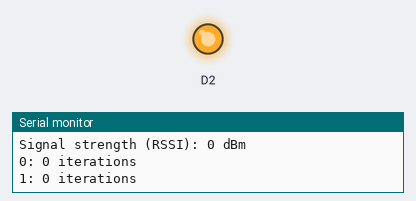
This sketch was run on a simulated ESP8266 (NodeMCU). Parts: output pins drawn as LEDs (lit = HIGH), the last lines printed to the serial monitor. The local clock reads 2024-03-15 10:24:30 at power-on unless the sketch sets it; random numbers use the default seed unless the sketch sets one.

Above: at 0.1 s.
At 4.2 s:
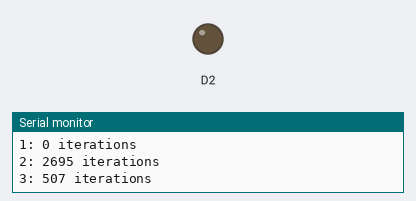
Timing chart, 0 to 5.7 s (numbered marks = the images above):
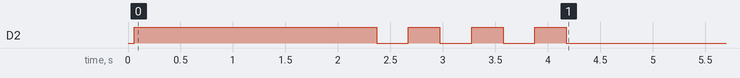

Measured:
- by itself, D2: repeats every 0.60 s: LOW 0.30 s, HIGH 0.30 s, until it stays LOW from 4.2 s

The sketch:

halloween.ino
```cpp
#include <ESP8266WiFi.h>
#include <ESP8266WebServer.h>
#include <ESP8266mDNS.h>
#include <SPI.h>
#include "skeleton.h"

ESP8266WebServer server(80);
Skeleton skeleton;

const char SSID[] = "skelenet";
const char PWD[] = "1234567890";
const char DOMAIN[] = "skeleton";

int lastState = -1;
int stateCounter = 0;

int baseDelay = 60'000;
int randDelay = 60'000;
int upDuration = 2000;
int downDuration = 2000;

void handleRoot() {
  String page = R"HTML(<!doctype html>
<html lang="en">
<head>
  <meta charset="utf-8">
  <meta name="viewport" content="width=device-width, initial-scale=1">
  <title>Skeleton settings</title>
  <style>
    body { font-family: sans-serif; max-width: 28rem; margin: 2rem auto; padding: 0 1rem; }
    label { display: block; margin: 1rem 0; }
    input { display: block; box-sizing: border-box; width: 100%; padding: .5rem; }
    button { padding: .5rem 1rem; }
    #response { white-space: pre-wrap; }
  </style>
</head>
<body>
  <h1>Skeleton settings</h1>
  <p>All times are in milliseconds.</p>
  <form id="settings" action="/update" method="post">
    <label>Base delay <i>(min: 0, max: 3600000)</i>
      <input type="number" name="baseDelay" value="%BASE_DELAY%" min="0" max="3600000" step="1" required>
    </label>
    <label>Random delay <i>(min: 1, max: 3600000)</i>
      <input type="number" name="randDelay" value="%RAND_DELAY%" min="1" max="3600000" step="1" required>
    </label>
    <label>Up duration <i>(min: 1000, max: 5000)</i>
      <input type="number" name="upDuration" value="%UP_DURATION%" min="1000" max="5000" step="1" required>
    </label>
    <label>Down duration <i>(min: 1000, max: 5000)</i>
      <input type="number" name="downDuration" value="%DOWN_DURATION%" min="1000" max="5000" step="1" required>
    </label>
    <button id="formbutton" type="submit">Apply</button>
  </form>
  <button id="raisebtn" type="button">Raise</button>
  <p id="response" role="status" aria-live="polite"></p>
  <script>
    const form = document.getElementById('settings');
    const output = document.getElementById('response');
    form.addEventListener('submit', async (event) => {
      event.preventDefault();
      const button = document.getElementById('formbutton');
      button.disabled = true;
      output.textContent = 'Applying...';
      try {
        const response = await fetch(form.action, {
          method: 'POST',
          body: new URLSearchParams(new FormData(form))
        });
        const message = await response.text();
        output.textContent = response.ok ? message : 'Update failed: ' + message;
      } catch (error) {
        output.textContent = 'Could not apply settings: ' + error.message;
      } finally {
        button.disabled = false;
      }
    });
    document.getElementById('raisebtn').addEventListener('click', async () => {
      const button = document.getElementById('raisebtn');
      button.disabled = true;
      output.textContent = 'Raising...';
      try {
        const response = await fetch("/raise", { method: 'POST' });
        const message = await response.text();
        output.textContent = response.ok ? message : 'Operation failed: ' + message;
      } catch (error) {
        output.textContent = 'Could not raise skeleton: ' + error.message;
      } finally  {
        button.disabled = false;
      }
    });
  </script>
</body>
</html>)HTML";
  page.replace("%BASE_DELAY%", String(baseDelay));
  page.replace("%RAND_DELAY%", String(randDelay));
  page.replace("%UP_DURATION%", String(upDuration));
  page.replace("%DOWN_DURATION%", String(downDuration));
  server.sendHeader("Cache-Control", "no-store");
  server.send(200, "text/html; charset=utf-8", page);
}

int getIntArg(const String& name, int min, int max) {
  if (server.hasArg(name)) {
    return constrain(server.arg(name).toInt(), min, max);
  }
  return -1;
}

void handleIntUpdates() {
  String updated ("Updated the following values:  ");
  int newValue = getIntArg("baseDelay", 0, 3'600'000);
  if (newValue != -1 && newValue != baseDelay) {
    baseDelay = newValue;
    updated += "base delay, ";
  }

  newValue = getIntArg("randDelay", 1, 3'600'000);
  if (newValue != -1 && newValue != randDelay) {
    randDelay = newValue;
    updated += "random delay, ";
  }

  newValue = getIntArg("upDuration", 1000, 5000);
  if (newValue != -1 && newValue != upDuration) {
    upDuration = newValue;
    updated += "up duration, ";
  }

  newValue = getIntArg("downDuration", 1000, 5000);
  if (newValue != -1 && newValue != downDuration) {
    downDuration = newValue;
    updated += "down duration, ";
  }
  updated.remove(updated.length() - 2, 2);
  server.send(200, "text/plain", updated);
}

void handleRaise() {
  skeleton.restart();
  server.send(200, "text/plain", "Restarted skeleton loop.");
}

void setup() {
  skeleton = Skeleton(D4, D2);
  Serial.begin(9600);
  while (!Serial) {
    delay(500);
  }

  bool result = WiFi.softAP(SSID, PWD);
  if(result == true) {
    Serial.println("AP ready");
  } else {
    Serial.println("AP failed");
    while (1);
  }

  if (MDNS.begin(DOMAIN, WiFi.softAPIP())) {
    MDNS.addService("http", "tcp", 80);
    Serial.print("Set up MDNS: http://");
    Serial.print(DOMAIN);
    Serial.println(".local");
  } else {
    Serial.println("Error setting up MDNS responder!");
    while (1);
  }

  printWifiStatus();

  server.on("/", HTTP_GET, handleRoot);
  server.on("/update", HTTP_POST, handleIntUpdates);
  server.on("/raise", HTTP_POST, handleRaise);
  server.begin();
}

void loop() {
  MDNS.update();
  server.handleClient();
  skeleton.move(upDuration, downDuration, baseDelay, randDelay);
  int cur_state = (int)skeleton.get_state();
  if (lastState != cur_state) {
    Serial.println((std::to_string(cur_state) + ": " + std::to_string(stateCounter) + " iterations").c_str());
    lastState = cur_state;
    stateCounter = 0;
  } else {
    stateCounter++;
  }
}

void printWifiStatus() {
  Serial.println();

  Serial.print("IP Address: ");
  Serial.println(WiFi.softAPIP());

  Serial.print("Signal strength (RSSI): ");
  Serial.print(WiFi.RSSI());
  Serial.println(" dBm");
}
```

skeleton.h
```cpp
#pragma once

#include <Servo.h>
#include <random>
#include <time.h>

enum class SkeletonState {
  START = 0,
  MOV_UP = 1,
  FLASH = 2,
  MOV_DOWN = 3,
  SLEEP = 4,
};

class Skeleton {
private:
  static const int upMicros = 1400;
  static const int downMicros = 2300;

  int ledPin;
  int baseDelay = 60'000;
  int randDelay = 60'000;

  SkeletonState state = SkeletonState::START;
  Servo servo;
  int currentMicros = 2300;
  unsigned long stateStart = -1;
  int curDelay = baseDelay;

  static const int flashTotal = 6;
  int flashCount = 0;
  bool flashOn = true;
  static const int flashDuration = 300;

  unsigned long lastMove = 0;
  static const unsigned long moveIntervalMs = 50;

public:
  Skeleton() = default;
  Skeleton(int servoPin, int ledPin_) : ledPin(ledPin_) {
    servo.attach(servoPin, 500, 2500);
    pinMode(ledPin_, OUTPUT);
    servo.writeMicroseconds(currentMicros);
    srandom(time(0));
  }

  SkeletonState get_state() const {
    return state;
  }

  void restart() {
    state = SkeletonState::START;
    curDelay = 0;
    stateStart = -1;
    flashCount = 0;
    flashOn = true;
  }

  void move(int upDur, int downDur, int newBaseDelay, int newRandDelay) {
    const auto now = millis();
    if (now - lastMove < moveIntervalMs) {
      return;
    }
    lastMove = now;

    switch (state) {
      case SkeletonState::START: {
        digitalWrite(ledPin, HIGH);
        stateStart = now;
        state = SkeletonState::MOV_UP;
        break;
      }

      case SkeletonState::MOV_UP: {
        const unsigned long elapsed = now - stateStart;
        if (upDur <= 0 || elapsed >= static_cast<unsigned long>(upDur)) {
          currentMicros = upMicros;
          stateStart = now;
          state = SkeletonState::FLASH;
        } else {
          currentMicros = downMicros -
              (downMicros - upMicros) * elapsed / upDur;
        }
        servo.writeMicroseconds(currentMicros);
        break;
      }

      case SkeletonState::FLASH: {
        if (now - stateStart >= flashDuration) {
          if (flashCount < flashTotal) {
            flashCount++;
            flashOn = !flashOn;
            digitalWrite(ledPin, flashOn);
          } else {
            flashCount = 0;
            digitalWrite(ledPin, LOW);
            stateStart = -1;
            state = SkeletonState::MOV_DOWN;
          }
          stateStart = now;
        } else {
          delay(50);
        }
        break;
      }

      case SkeletonState::MOV_DOWN: {
        const unsigned long elapsed = now - stateStart;
        if (downDur <= 0 || elapsed >= static_cast<unsigned long>(downDur)) {
          currentMicros = downMicros;
          stateStart = -1;
          state = SkeletonState::SLEEP;
        } else {
          currentMicros = upMicros +
              (downMicros - upMicros) * elapsed / downDur;
        }
        servo.writeMicroseconds(currentMicros);
        break;
      }

      case SkeletonState::SLEEP: {
        if (stateStart == -1 || newBaseDelay != baseDelay || newRandDelay != randDelay) {
          stateStart = now;
          baseDelay = newBaseDelay;
          randDelay = newRandDelay;
          curDelay = baseDelay + random() % randDelay;
        }
        if (now < stateStart + curDelay) {
          delay(50);
        } else {
          stateStart = -1;
          state = SkeletonState::START;
        }
        break;
      }
    }
  }
};
```
